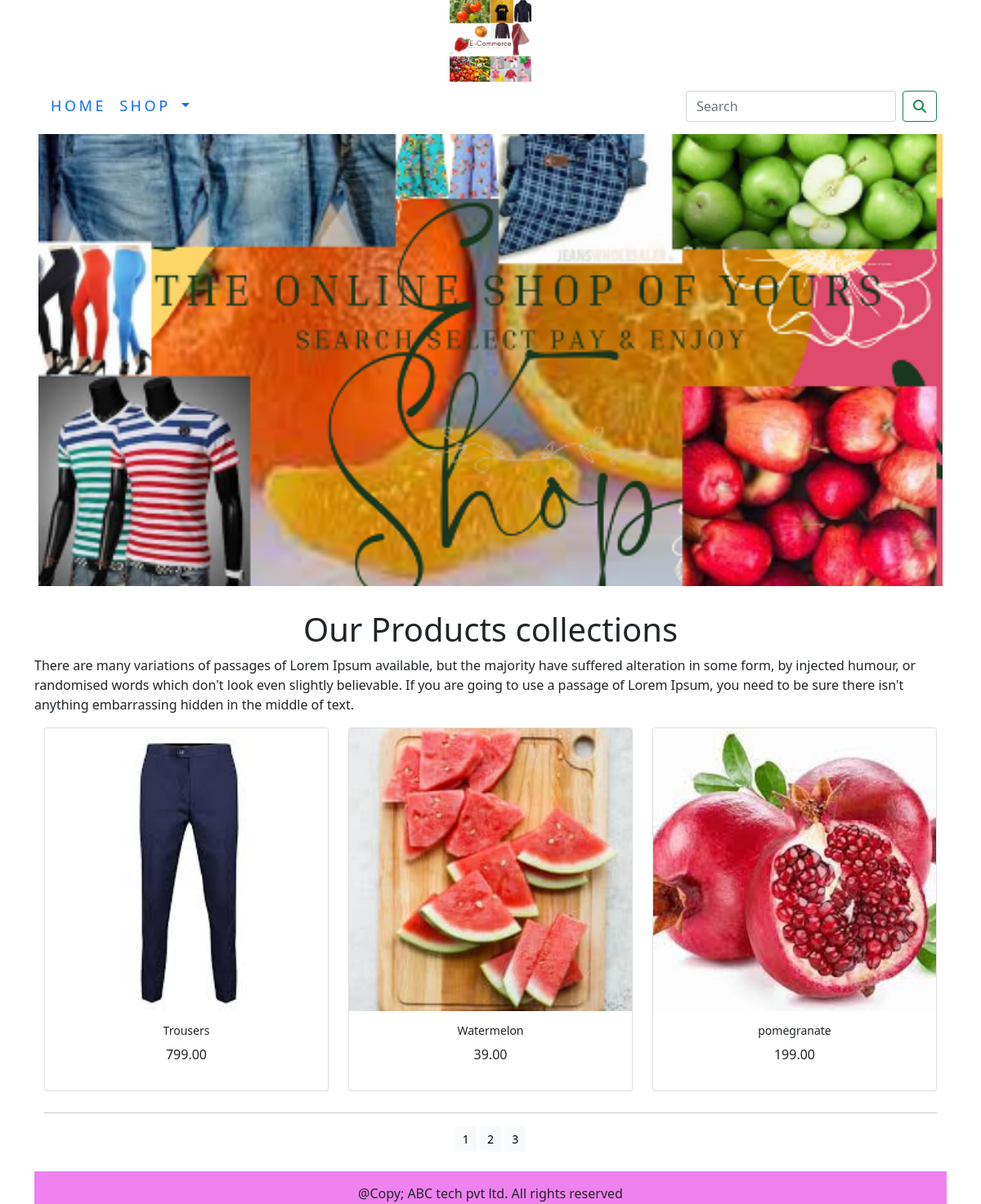
The app's page /shop/?page=3 with its own data.
### shop/models.py (models this page shows, shortened)
class Product(models.Model):
    name=models.CharField(max_length=250,unique=True)
    slug=models.SlugField(max_length=250,unique=True)
    description=models.TextField(blank=True)
    price=models.DecimalField(max_digits=10,decimal_places=2)
    category=models.ForeignKey(Category,on_delete=models.CASCADE)
    image=models.ImageField(upload_to='product',blank=True)
    stock=models.IntegerField()
    available=models.BooleanField(default=True)
    created=models.DateTimeField(auto_now_add=True)
    updated=models.DateTimeField(auto_now=True)
    def get_url(self):
        return reverse('shop:prodCatdetail',args=[self.category.slug,self.slug])
    class Meta:
        ordering=('name',)
        verbose_name = 'product'
        verbose_name_plural = 'products'

### shop/views.py (the view)
# urls.py: path('',views.allProdCat,name='allProdCat'),
def allProdCat(request,c_slug=None):
    c_page=None
    products_list=None
    if c_slug!=None:
        c_page=get_object_or_404(Category,slug=c_slug)
        products_list=Product.objects.all().filter(category=c_page,available=True)
    else:
        products_list=Product.objects.all().filter(available=True)
    paginator=Paginator(products_list,6)
    try:
        page=int(request.GET.get('page',1))
    except:
        page=1
    try:
        products=paginator.page(page)
    except (EmptyPage,InvalidPage):
        products=paginator.page(paginator.num_pages)
    return render(request,"Category.html",{'category':c_page,'products':products})

### cart/context_processors.py (called while the page is built)
def counter(request):
    item_count=0
    if 'admin' in request.path:
        return {}
    else:
        try:
            cart=Cart.objects.filter(cart_id=_cart_id(request))
            cart_items=CartItem.objects.all().filter(cart=cart[:1])
            for cart_item in cart_items:
                item_count += cart_item.quantity
        except:
            item_count = 0
    return dict(item_count=item_count)

### cart/views.py (called while the page is built)
def _cart_id(request):
    cart=request.session.session_key
    if not cart:
        cart=request.session.create()
    return cart

### shop/context_processors.py (called while the page is built)
def menu_links(request):
    links=Category.objects.all()
    return dict(links=links)

### shop/models.py (called while the page is built)
    def get_url(self):
        return reverse('shop:products_by_category',args=[self.slug])

### templates/category.html (shortened to what this page needs)
{% extends 'base.html' %}
{% load static %}
{% block content%}
<div>
    {% if category %}
    <img class="my_image" src="{{ category.image.url}}" alt="{{category.name}}">
</div><br>
<div>
    <h1 class="text-center my_title">{{category.name}}</h1>
    <p class="text-justify">{{category.description}}</p>
</div>
{% else %}
<div>
    <img class="my_image my_image_padding" src = "{% static 'img/banner.png' %}" alt="our products">
</div><br>
<div>
    <h1 class="text-center" >Our Products collections</h1>
    <p>There are many variations of passages of Lorem Ipsum available, but the majority have suffered alteration in some form, by injected humour, or randomised words which don't look even slightly believable. If you are going to use a passage of Lorem Ipsum, you need to be sure there isn't anything embarrassing hidden in the middle of text. </p>
</div>
{% endif %}
<div class="container">
    <div class="row max_auto">
        {% for product in products.object_list %}
        <div class="my_bottom_margin col-9 col-sm-12 col-md-4 xol-lg-4">
            <div class="card text-center" style="min width:18ren;">
                <a href="{{product.get_url}}"><img class="card-img-top my_image" src="{{product.image.url}}" alt="{{product.name}}"></a>
                <div class="card-body">
                    <h4>{{product.name}}</h4>
                    <p>{{product.price}}</p>
                </div>
            </div>
        </div>
        {% endfor %}
    </div>
    <div clas="mx-auto">
        {% if products.paginator.num_pages > 1 %}
        <hr>
        <div class = "text-center">
            {% for pg in products.paginator.page_range %}
                <a href="?page={{pg}}" class="btn btn-light btn-sm {% if products.number == pg %} active {% endif %}"> {{pg}}</a>
            {% endfor %}
        </div>
        {% endif %}
    </div>
    <br>
</div>
{% endblock %}

### static/css/custom.css (style rules this page uses)
body { font-family: 'Roboto', sans-serif; }
.my_image { width:100%; height:auto; }
.my_image_padding { padding:5px; }
.my_bottom_margin { margin-bottom:10px; }
.card-body h4 { font-size:14px; text_transform:uppercase; letter_spacing:.2em; }

### records on screen
Product: image (picture), name "Trousers", price "799.00"
Product: image (picture), name "Watermelon", price "39.00"
Product: image (picture), name "pomegranate", price "199.00"

### other values on screen
{{ pg }} "1" "2" "3"
